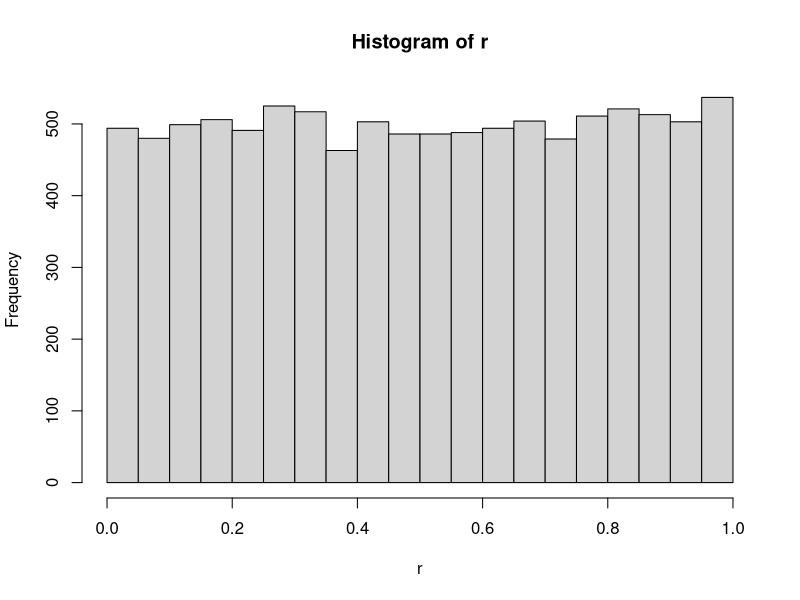
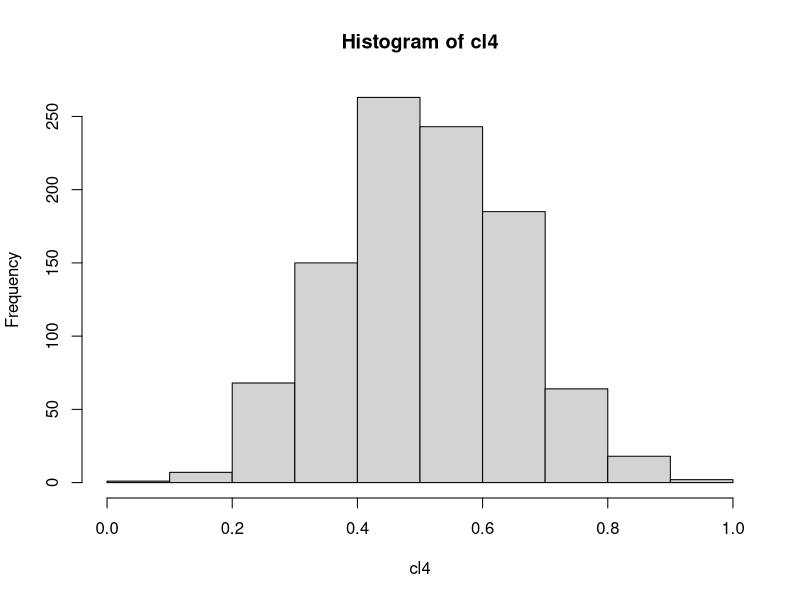
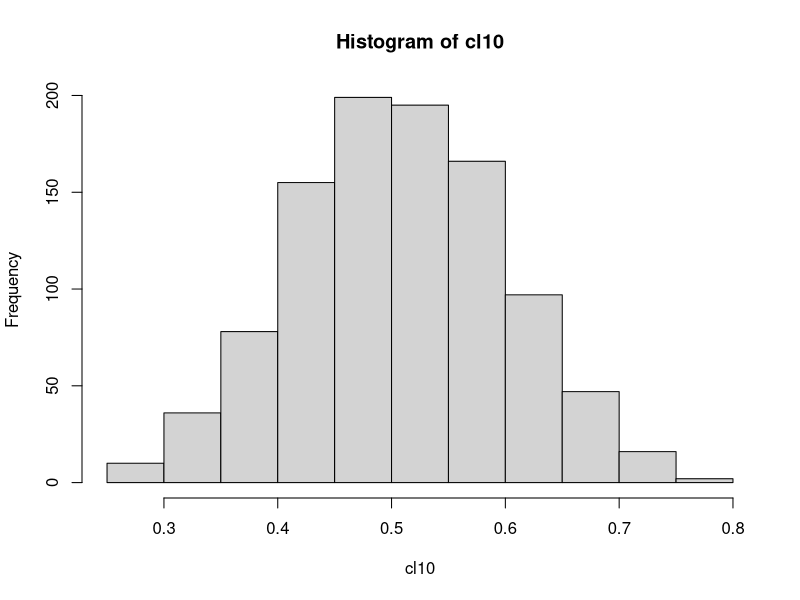
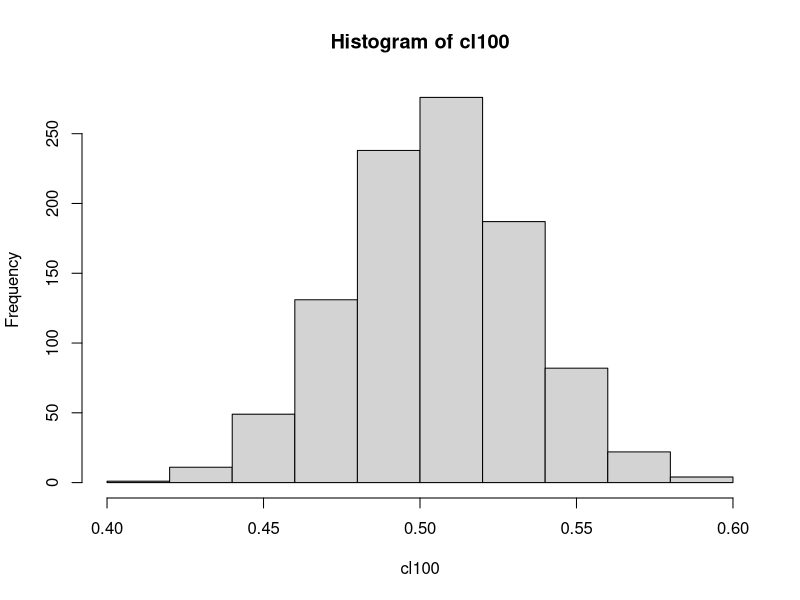

Here is the R script that generated these plots, in order:
#Demonstration of CLT
#Generate 10000 numbers of uniform distribution
r <- runif(10000)
hist(r)
meanr <- mean(r)
sdr <- sd(r)

#Draw three random samples from the distribution
samples1 <- sample(r, 4)
samples2 <- sample(r, 4)
samples3 <- sample(r, 4)

mean(samples1)
mean(samples2)
mean(samples3)

#Run a for loop
cl4 <- mean(sample(r, 4))
for (i in 1:1000){
  cl4 <- c(cl4, mean(sample(r, 4)))
}
hist(cl4)

cl10 <- mean(sample(r,10))
for (i in 1:1000){
  cl10 <- c(cl10, mean(sample(r,10)))
}

hist(cl10)
cl100 <- mean(sample(r,100))
for (i in 1:1000){
  cl100 <- c(cl100, mean(sample(r,100)))
}
hist(cl100)
